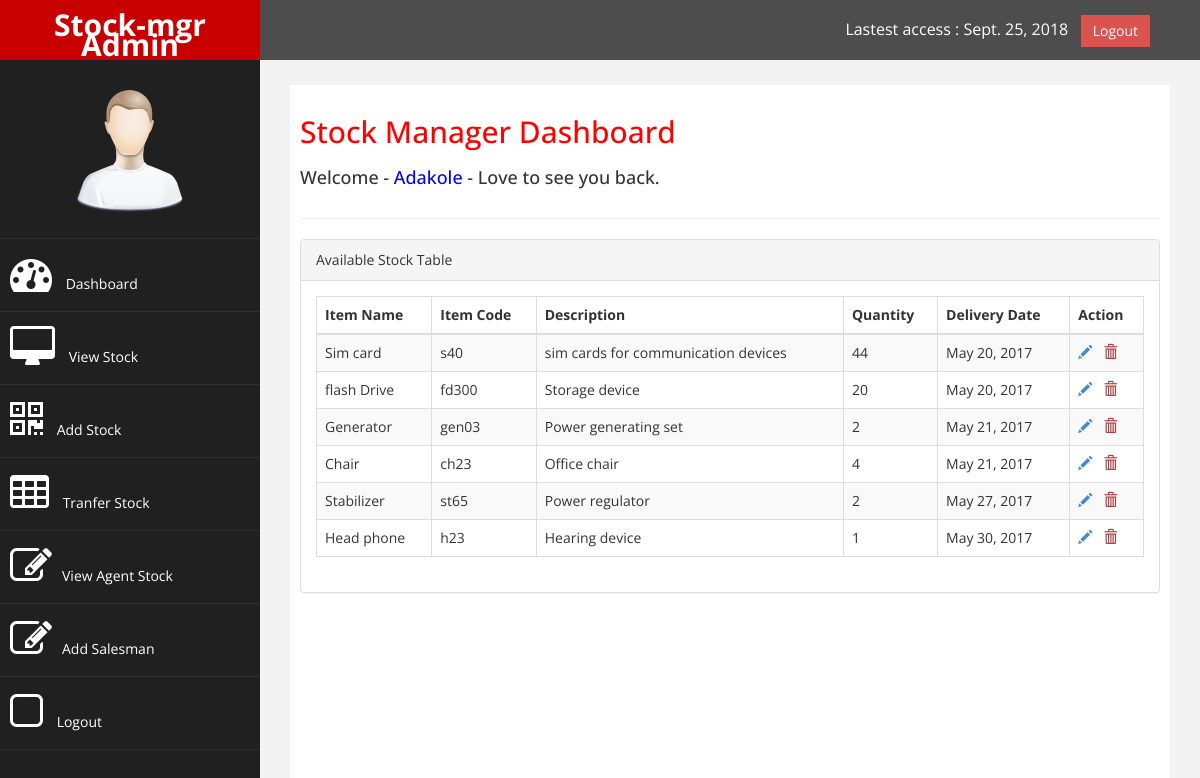
The app's page /view/Obotu/ (signed in) with its own data.
### stock_mgr/models.py (models this page shows, shortened)
class StoreItem(models.Model):
	itemName       = models.CharField(max_length = 40)
	itemCode       = models.CharField(max_length = 40)
	description    = models.TextField(max_length = 1000)
	quantity        = models.IntegerField()
	date_delivered = models.DateTimeField(auto_now_add = True)
	date_restocked = models.DateTimeField(auto_now_add = False, auto_now=True)
	added_by       = models.ForeignKey(User)

### stock_mgr/views.py (the view)
# urls.py: url(r'^view/(?P<username>[\w.@+-]+)/$', views.viewStock, name='view_stock'),
@login_required()
def viewStock(request, username):
	context = {}
	view_stock = StoreItem.objects.all()
	context.update({'view_stock':view_stock, 'username':username, 'time':datetime.now()})
	return render(request, 'stock_mgr/stockView.html', context)

### stock_mgr/templates/stock_mgr/stockView.html (shortened to what this page needs)
{% extends 'stock_mgr/master.html' %}
{% load staticfiles %}
        {% block user %} {{ user.username }} {% endblock user %}
        {% block notification %}
                <div class="panel panel-default">
                        <div class="panel-heading">
                           Available Stock Table
                        </div>
                        <div class="panel-body">
                            <div class="table-responsive">
                                <table class="table table-striped table-bordered table-hover">
                                    <thead>
    	                                <tr>
    	                                    <th>Item Name</th> <th>Item Code</th> <th> Description</th> <th>Quantity</th> <th>Delivery Date</th><th> Action</th>
    	                                </tr>
                                    </thead>
                                    <tbody>
                                    {% for stock in view_stock %}
    	                                <tr>
    	                                    <td>{{ stock.itemName }}</td> <td>{{ stock.itemCode }}</td> <td>{{ stock.description }}</td> <td>{{ stock.quantity }}</td> <td>{{ stock.date_delivered|date }}</td>   <td><a href="" class="text-primary" data-toggle="modal" data-target="#logIn{{ stock.id }}" > <span class="glyphicon glyphicon-pencil"></span></a> &nbsp<a href="#" class="text-danger" data-toggle="modal" data-target="#delete{{ stock.id }}"> <span class="glyphicon glyphicon-trash"></span></a>
                                                </td>
    	                                </tr>
    	                            {% endfor %}
                                    </tbody>
                                </table>
                            </div>
                        </div>
                    </div>
              {% endblock notification %}

### static/stock_mgr/assets/css/custom.css (style rules this page uses)
body { font-family: 'Open Sans', sans-serif; }

### records on screen
StoreItem: itemName "Sim card", itemCode "s40", description "sim cards for communication devices", quantity "44", date_delivered "May 20, 2017"
StoreItem: itemName "flash Drive", itemCode "fd300", description "Storage device", quantity "20", date_delivered "May 20, 2017"
StoreItem: itemName "Generator", itemCode "gen03", description "Power generating set", quantity "2", date_delivered "May 21, 2017"
StoreItem: itemName "Chair", itemCode "ch23", description "Office chair", quantity "4", date_delivered "May 21, 2017"
StoreItem: itemName "Stabilizer", itemCode "st65", description "Power regulator", quantity "2", date_delivered "May 27, 2017"
StoreItem: itemName "Head phone", itemCode "h23", description "Hearing device", quantity "1", date_delivered "May 30, 2017"

### other values on screen
{{ user.username }} "Adakole"
